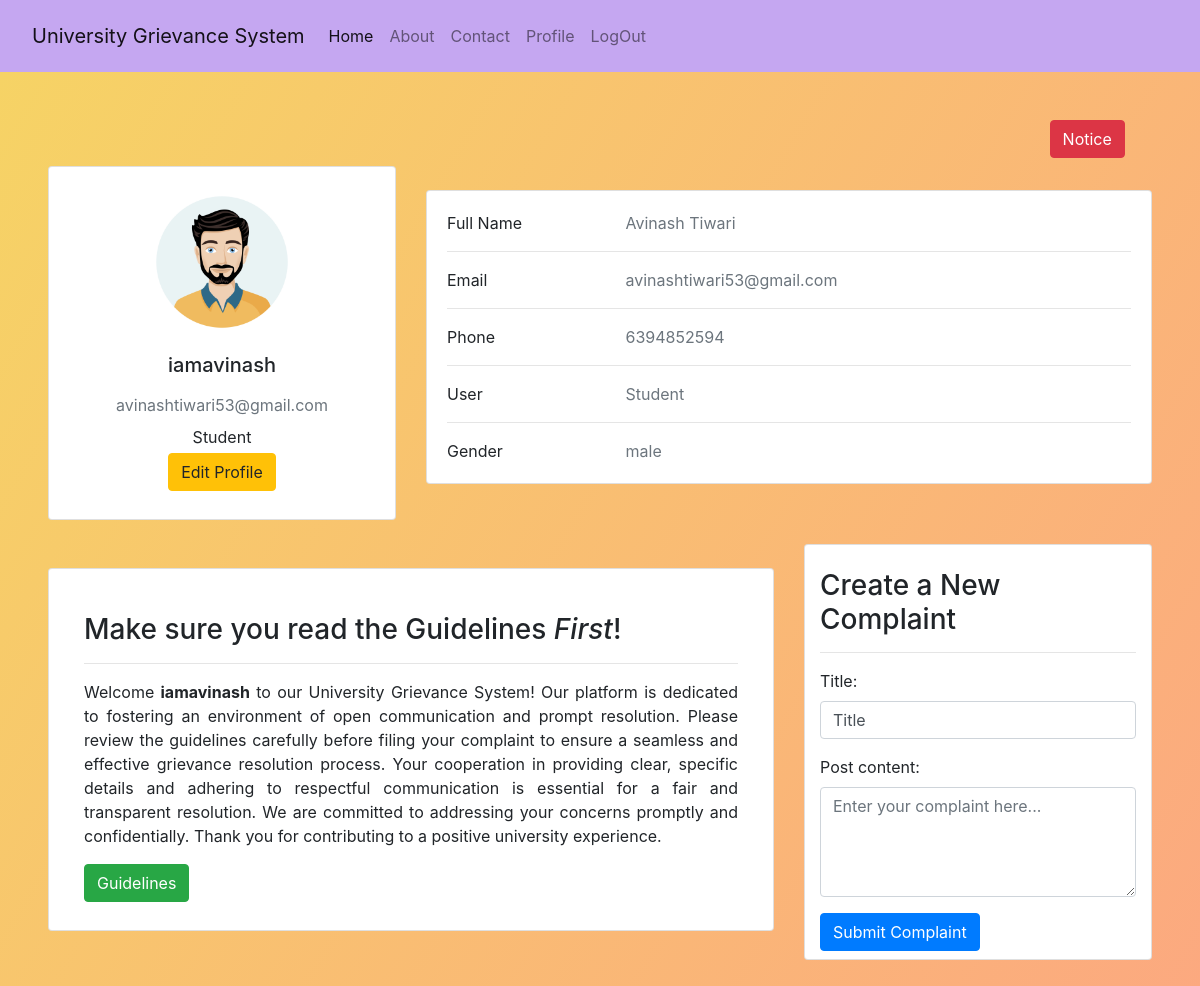
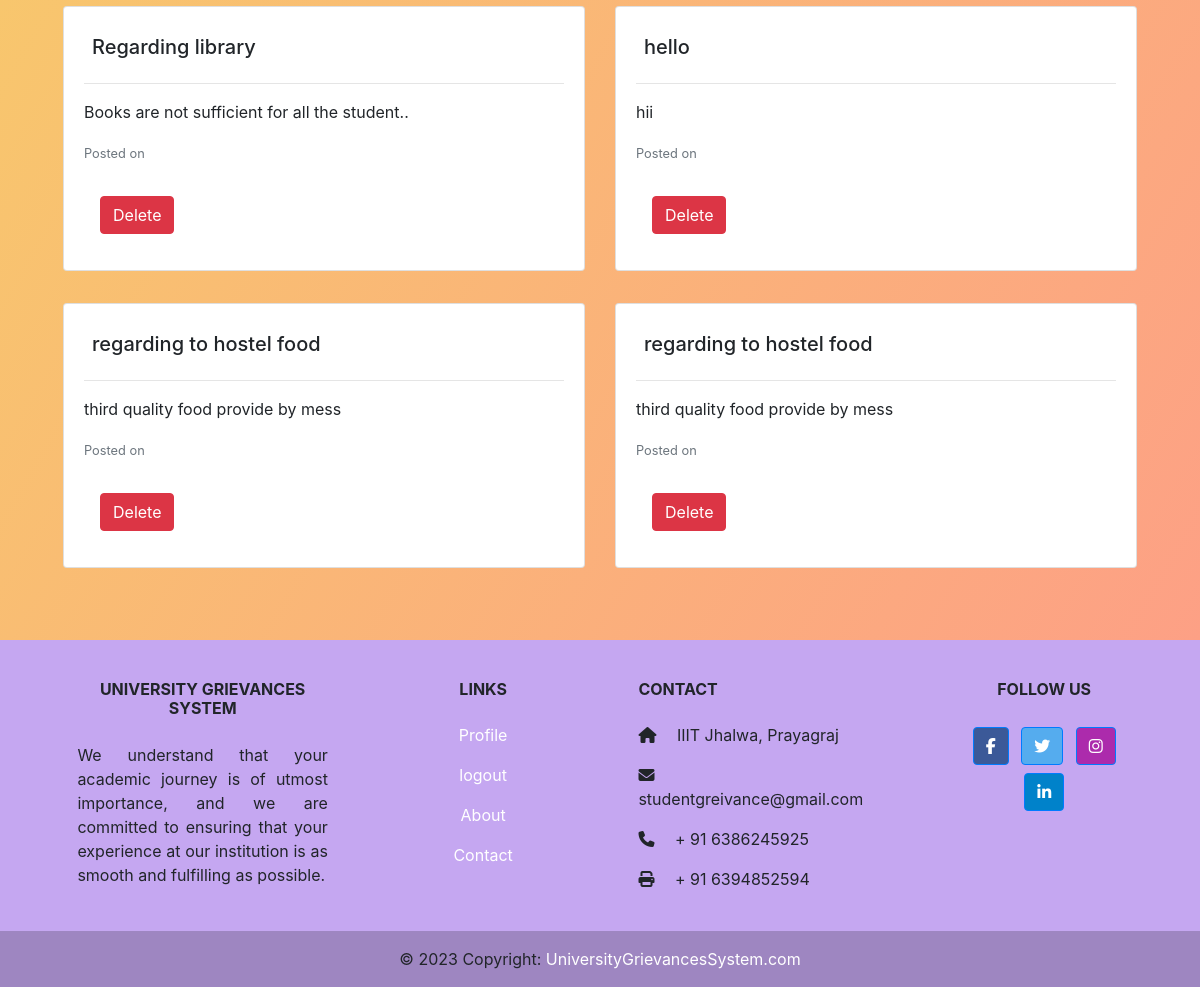
The page /profile/ (signed in) on the database its author committed (2 pictures, top to bottom).
### grievance/models.py (models this page shows, shortened)
class UserData(models.Model):
    user = models.OneToOneField(User, on_delete=models.CASCADE)
    phone_number=models.CharField(max_length=10)
    gender = models.CharField(max_length=20)
    user_type=models.CharField(max_length=20)

class Complaint(models.Model):
    user = models.ForeignKey(User, on_delete=models.CASCADE,default=None)
    title=models.CharField(max_length=50, default='Title', validators=[validate_title])
    post_content = models.TextField()

### grievance/views.py (the view)
# urls.py: path('profile/',views.profile, name='profile'),
@login_required
def profile(request):
    try:
        user_data = UserData.objects.get(user=request.user)
    except UserData.DoesNotExist:
        user_data = None
    if request.method == 'POST':
        complaint_form = ComplaintForm(request.POST)
        if complaint_form.is_valid():
            complaint = complaint_form.save(commit=False)
            complaint.user = request.user
            complaint.created_at = timezone.now()
            complaint.save()
    else:
        complaint_form = ComplaintForm()
    user_complaints = Complaint.objects.filter(user=request.user)
    context = {
        'user_data': user_data,
        'complaint_form': complaint_form,
        'user_complaints': user_complaints,
    }
    return render(request, 'authenticate/userdashboard.html', context)

### grievance/forms.py
class ComplaintForm(forms.ModelForm):
    class Meta:
        model = Complaint
        fields = ['title','post_content']
        widgets = {
            'title': forms.TextInput(attrs={'class': 'form-control', 'rows': 4, 'placeholder': 'Title'}),
            'post_content': forms.Textarea(attrs={'class': 'form-control', 'rows': 4, 'placeholder': 'Enter your complaint here...'})
            }

### template/authenticate/userdashboard.html (shortened to what this page needs)
{% extends 'base.html' %} {% load static %} {% block body %}
 {% if user.is_authenticated %}
<section
  class="p-5"
  style="
   background-image: linear-gradient(120deg, #f6d365 0%, #fda085 100%);
  "
>
<div style="margin-left: 90%;">
  <a href="/notice" class="btn btn-danger ml-2 mb-2">Notice</a>
</div>
  <div class="row">
    <div class="col-lg-4">
      <div class="card mb-4">
        <div class="card-body text-center">
          <img
            src="{% if user_data.gender == 'male' %}{% static 'img/male.jpg' %}{% else %}{% static 'img/female.jpg' %}{% endif %}"
            alt="avatar"
            class="rounded-circle img-fluid"
            style="width: 150px"
          />
          <h5 class="my-3">{{ user_data.user.username }}</h5>
          <p class="text-muted mb-2">{{ user_data.user.email }}</p>
          <p class="mb-1">{{ user_data.user_type }}</p>
          <div class="d-flex justify-content-center mb-2">
            <button type="button" class="btn btn-warning">Edit Profile</button>
          </div>
        </div>
      </div>
    </div>
    <div class="col-lg-8 mt-lg-4">
      <div class="card mb-4">
        <div class="card-body">
          <div class="row">
            <div class="col-sm-3">
              <p class="mb-0">Full Name</p>
            </div>
            <div class="col-sm-9">
              <p class="text-muted mb-0">
                {{ user_data.user.first_name }} {{ user_data.user.last_name }}
              </p>
            </div>
          </div>
          <hr />
          <div class="row">
            <div class="col-sm-3">
              <p class="mb-0">Email</p>
            </div>
            <div class="col-sm-9">
              <p class="text-muted mb-0">{{ user_data.user.email }}</p>
            </div>
          </div>
          <hr />
          <div class="row">
            <div class="col-sm-3">
              <p class="mb-0">Phone</p>
            </div>
            <div class="col-sm-9">
              <p class="text-muted mb-0">{{ user_data.phone_number }}</p>
            </div>
          </div>
          <hr />
          <div class="row">
            <div class="col-sm-3">
              <p class="mb-0">User</p>
            </div>
            <div class="col-sm-9">
              <p class="text-muted mb-0">{{ user_data.user_type }}</p>
            </div>
          </div>
          <hr />
          <div class="row">
            <div class="col-sm-3">
              <p class="mb-0">Gender</p>
            </div>
            <div class="col-sm-9">
              <p class="text-muted mb-0">{{ user_data.gender }}</p>
            </div>
          </div>
        </div>
      </div>
    </div>
  </div>
  <div class="row">
    <div class="col-lg-8 mt-lg-4">
      <div class="card mb-4 mb-lg-0">
        <div class="card-body ">
          <div class="container mt-4">
            <h3>Make sure you read the Guidelines <em>First</em>!</h3>
            <hr />
            <p class="card-text text-justify ">Welcome <b>{{ user_data.user.username }}</b> to our University Grievance System! Our platform is dedicated to fostering an environment of open communication and prompt resolution. Please review the guidelines carefully before filing your complaint to ensure a seamless and effective grievance resolution process. Your cooperation in providing clear, specific details and adhering to respectful communication is essential for a fair and transparent resolution. We are committed to addressing your concerns promptly and confidentially. Thank you for contributing to a positive university experience.
            </p>
            <a href="/guidelines" class="btn btn-success mb-2">Guidelines</a>
          </div>
        </div>
      </div>
    </div>
    <div class="col-lg-4">
      <div class="card mb-4 mb-lg-0">
        <div class="card-body p-0">
          <div class="container mt-4">
            <h3>Create a New Complaint</h3>
            <hr />
            <form method="post" action="">
              {% csrf_token %} {{ complaint_form.as_p}}
              <input
                type="submit"
                class="btn btn-primary mb-2"
                value="Submit Complaint"
              />
            </form>
          </div>
        </div>
      </div>
    </div>
  </div>
  <div class="container mt-4">
    {% if user_complaints %}
    {% for complaint in user_complaints %}
    {% if forloop.counter0|divisibleby:2 %}
    <div class="row">
      {% endif %}
      <div class="col-lg-6 mt-2">
        <div class="card mb-4">
          <div class="card-body">
            <h5 class="card-title p-2">{{ complaint.title }}</h5>
            <hr />
            <p class="card-text">{{ complaint.post_content }}</p>
            <p class="card-text">
              <small class="text-muted"
                >Posted on {{ complaint.created_at }}</small
              >
            </p>
            <a href="" class="btn btn-danger m-3">Delete</a>
          </div>
        </div>
      </div>
      {% if forloop.counter|divisibleby:2 or forloop.last %}
    </div>
    {% endif %}
    {% endfor %}
  </div>
  {% endif %}
</section>
{% else %}
<div class="container alert alert-danger" role="alert">
  <img src="{% static 'img/pnf.png'%}" alt="" class="img-fluid" />
</div>
{% endif %}
 {% endblock %}

### static/css/style.css (style rules this page uses)
body { background-color: rgb(158, 197, 254); ; }

### rows shown on the page
UserData: user.username "iamavinash", user.email "avinashtiwari53@gmail.com", user_type "Student", user.first_name "Avinash", user.last_name "Tiwari", phone_number "6394852594", gender "male"
Complaint: title "Regarding library", post_content "Books are not sufficient for all the student.."
Complaint: title "hello", post_content "hii"
Complaint: title "regarding to hostel food", post_content "third quality food provide by mess"
Complaint: title "regarding to hostel food", post_content "third quality food provide by mess"
